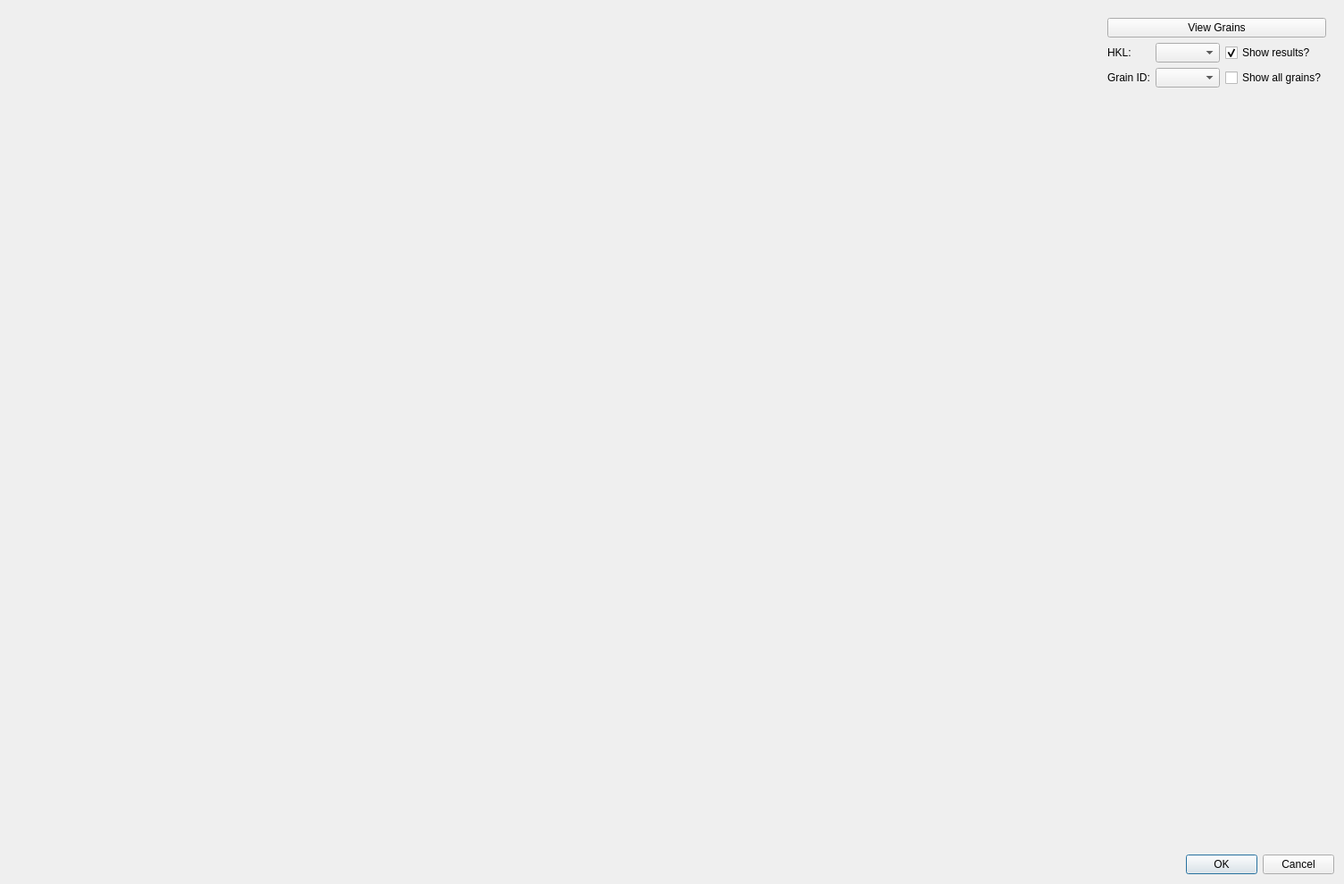
<?xml version="1.0" encoding="UTF-8"?>
<ui version="4.0">
 <class>indexing_results_dialog</class>
 <widget class="QDialog" name="indexing_results_dialog">
  <property name="geometry">
   <rect>
    <x>0</x>
    <y>0</y>
    <width>1505</width>
    <height>990</height>
   </rect>
  </property>
  <property name="windowTitle">
   <string>Indexing Results</string>
  </property>
  <layout class="QGridLayout" name="gridLayout">
   <item row="6" column="1" colspan="2">
    <widget class="QDialogButtonBox" name="button_box">
     <property name="standardButtons">
      <set>QDialogButtonBox::Cancel|QDialogButtonBox::Ok</set>
     </property>
     <property name="centerButtons">
      <bool>false</bool>
     </property>
    </widget>
   </item>
   <item row="3" column="2" rowspan="2">
    <widget class="QWidget" name="widget" native="true">
     <property name="sizePolicy">
      <sizepolicy hsizetype="Maximum" vsizetype="Preferred">
       <horstretch>0</horstretch>
       <verstretch>0</verstretch>
      </sizepolicy>
     </property>
     <layout class="QVBoxLayout" name="verticalLayout_2">
      <item>
       <layout class="QVBoxLayout" name="color_map_editor_layout"/>
      </item>
      <item>
       <layout class="QGridLayout" name="grid_layout">
        <item row="6" column="2" colspan="2">
         <spacer name="verticalSpacer_3">
          <property name="orientation">
           <enum>Qt::Vertical</enum>
          </property>
          <property name="sizeHint" stdset="0">
           <size>
            <width>20</width>
            <height>40</height>
           </size>
          </property>
         </spacer>
        </item>
        <item row="2" column="2" colspan="2">
         <widget class="QCheckBox" name="show_all_grains">
          <property name="text">
           <string>Show all grains?</string>
          </property>
         </widget>
        </item>
        <item row="2" column="1">
         <widget class="QComboBox" name="grain_id"/>
        </item>
        <item row="0" column="0" colspan="4">
         <widget class="QPushButton" name="view_grains">
          <property name="text">
           <string>View Grains</string>
          </property>
         </widget>
        </item>
        <item row="2" column="0">
         <widget class="QLabel" name="grain_id_label">
          <property name="text">
           <string>Grain ID:</string>
          </property>
         </widget>
        </item>
        <item row="1" column="0">
         <widget class="QLabel" name="current_hkl_label">
          <property name="layoutDirection">
           <enum>Qt::LeftToRight</enum>
          </property>
          <property name="text">
           <string>HKL:</string>
          </property>
          <property name="alignment">
           <set>Qt::AlignLeading|Qt::AlignLeft|Qt::AlignVCenter</set>
          </property>
          <property name="buddy">
           <cstring>current_hkl</cstring>
          </property>
         </widget>
        </item>
        <item row="1" column="1">
         <widget class="QComboBox" name="current_hkl">
          <property name="sizePolicy">
           <sizepolicy hsizetype="Preferred" vsizetype="Fixed">
            <horstretch>0</horstretch>
            <verstretch>0</verstretch>
           </sizepolicy>
          </property>
         </widget>
        </item>
        <item row="1" column="2" colspan="2">
         <widget class="QCheckBox" name="show_results">
          <property name="text">
           <string>Show results?</string>
          </property>
          <property name="checked">
           <bool>true</bool>
          </property>
         </widget>
        </item>
       </layout>
      </item>
     </layout>
    </widget>
   </item>
   <item row="3" column="1" rowspan="3">
    <layout class="QVBoxLayout" name="canvas_layout"/>
   </item>
   <item row="5" column="2">
    <spacer name="verticalSpacer">
     <property name="orientation">
      <enum>Qt::Vertical</enum>
     </property>
     <property name="sizeHint" stdset="0">
      <size>
       <width>20</width>
       <height>40</height>
      </size>
     </property>
    </spacer>
   </item>
  </layout>
 </widget>
 <tabstops>
  <tabstop>view_grains</tabstop>
  <tabstop>current_hkl</tabstop>
  <tabstop>show_results</tabstop>
  <tabstop>grain_id</tabstop>
  <tabstop>show_all_grains</tabstop>
 </tabstops>
 <resources/>
 <connections>
  <connection>
   <sender>button_box</sender>
   <signal>accepted()</signal>
   <receiver>indexing_results_dialog</receiver>
   <slot>accept()</slot>
   <hints>
    <hint type="sourcelabel">
     <x>520</x>
     <y>687</y>
    </hint>
    <hint type="destinationlabel">
     <x>217</x>
     <y>113</y>
    </hint>
   </hints>
  </connection>
  <connection>
   <sender>button_box</sender>
   <signal>rejected()</signal>
   <receiver>indexing_results_dialog</receiver>
   <slot>reject()</slot>
   <hints>
    <hint type="sourcelabel">
     <x>520</x>
     <y>687</y>
    </hint>
    <hint type="destinationlabel">
     <x>217</x>
     <y>113</y>
    </hint>
   </hints>
  </connection>
 </connections>
</ui>
